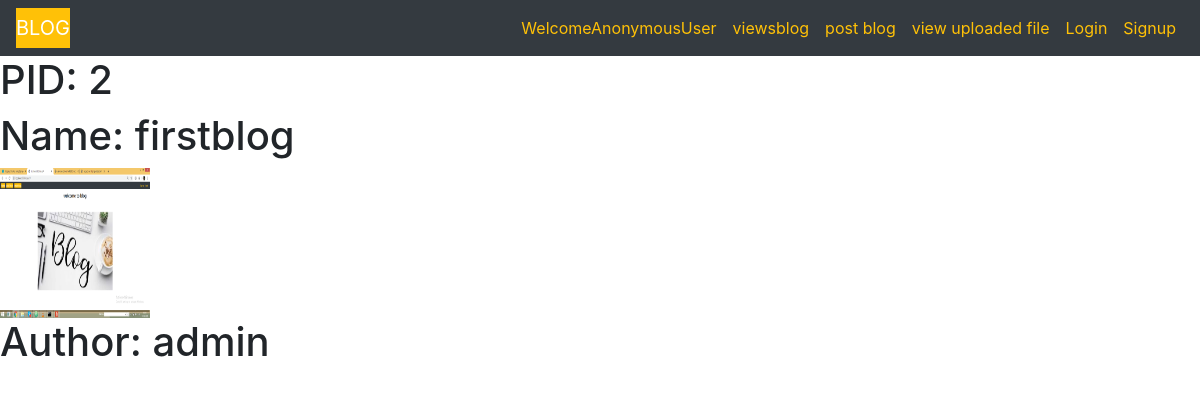
The app's page /detailproduct/2 with its own data.
### blogapp/models.py (models this page shows)
class upload(models.Model):
    Title=models.CharField(max_length=30,default='')
    Description=models.CharField(max_length=500,default='')
    name=models.CharField(max_length=50)
    pic=models.FileField(upload_to='image/')
    author=models.CharField(max_length=50)
    upload_date=models.DateTimeField(default=datetime.now)

### blogapp/views.py (the view)
# urls.py: path('detailproduct/<pid>',views.Detailview),
def Detailview(request,pid):
    images=upload.objects.get(id=pid)
    return render(request,'blogapp/detailview.html',{'images':images})

### templates/blogapp/detailview.html
{% extends 'blogapp/base.html'%}
  {% block parentblock %}
<h1>product Details</h1>
{% if images  %}
  <h1> PID: {{images.id}} </h1>
  <h1> Name: {{images.name}} </h1>
  <img src="{{images.pic.url}}" alt="my pic" height="150" width="150">
  <h1> Author: {{images.author}}</h1>
{%endif%}
  {%endblock%}

### records on screen
upload: id "2", name "firstblog", pic (picture), author "admin"

### other values on screen
{{ request.user }} "AnonymousUser"
